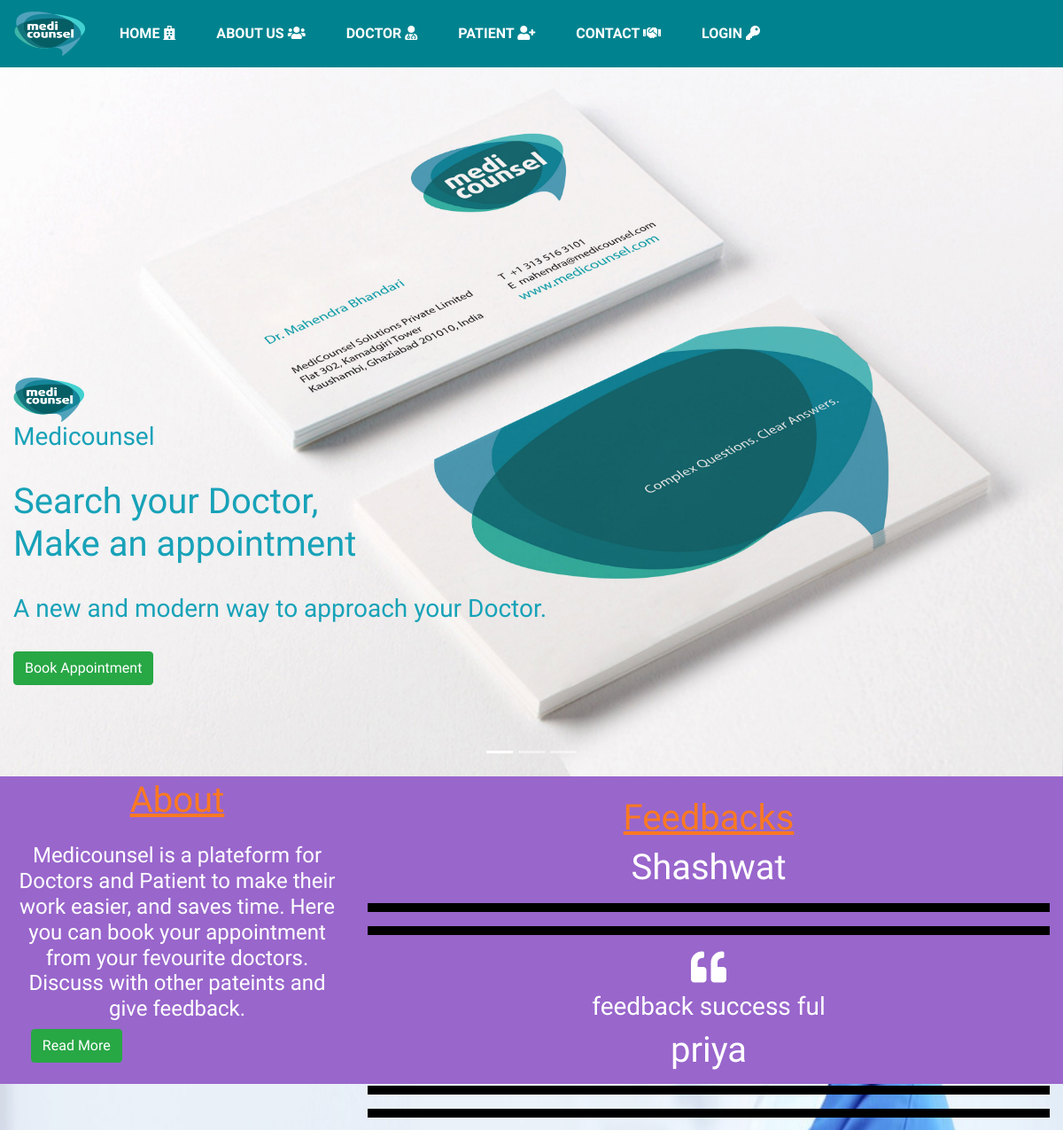
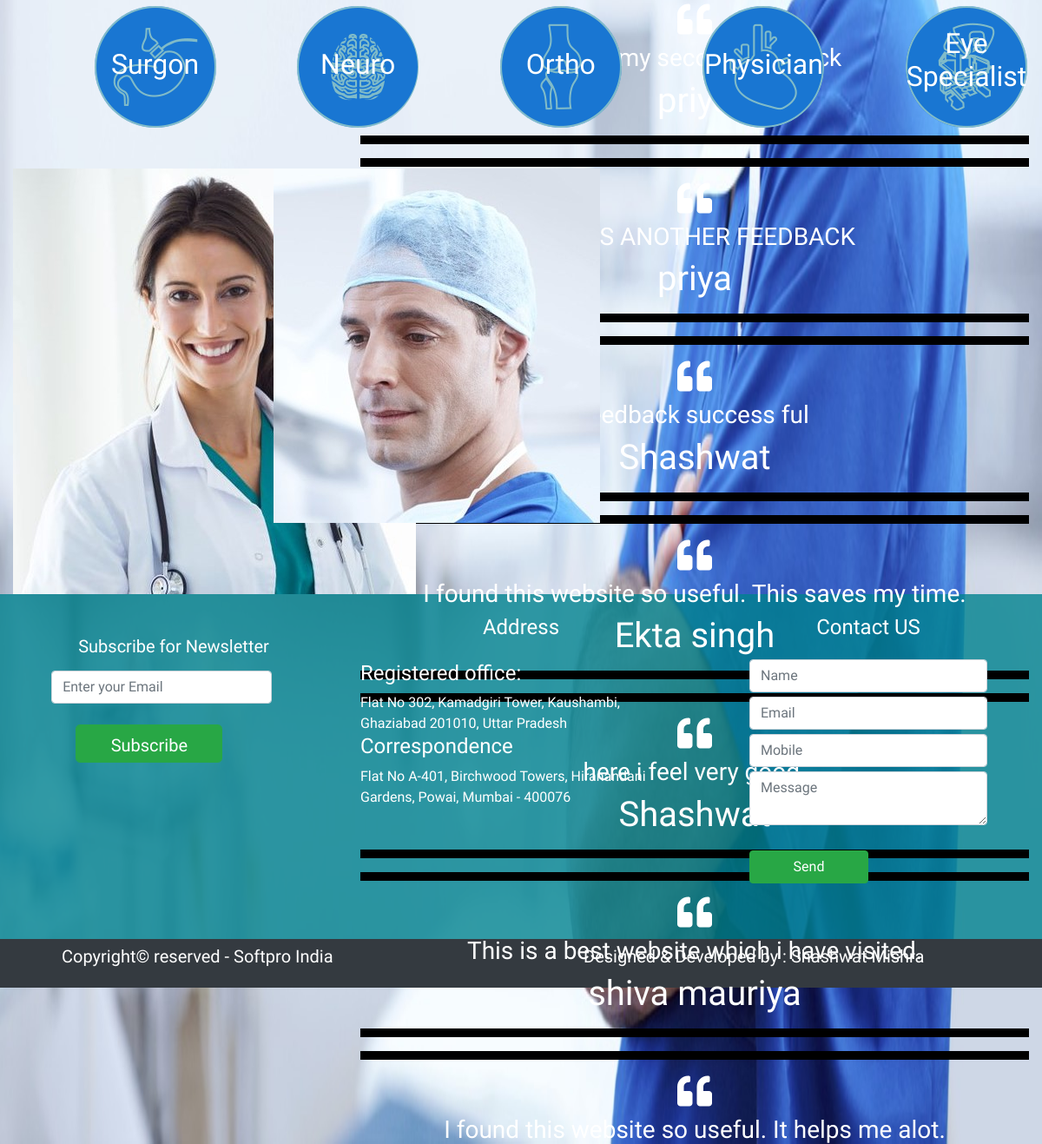
Page /test.php on the committed database (2 pictures, top to bottom).
### tables this page shows
CREATE TABLE IF NOT EXISTS `tbl_feedback` (
  `feedid` int(11) NOT NULL AUTO_INCREMENT,
  `pat_id` int(11) NOT NULL,
  `feedback` varchar(200) NOT NULL,
  `date` varchar(20) NOT NULL,
  PRIMARY KEY (`feedid`)
);

CREATE TABLE IF NOT EXISTS `tbl_patient` (
  `pat_id` int(11) NOT NULL AUTO_INCREMENT,
  `name` varchar(60) NOT NULL,
  `fname` varchar(60) NOT NULL,
  `email` varchar(30) NOT NULL,
  `password` varchar(20) NOT NULL,
  `address` varchar(150) NOT NULL,
  `mobile` varchar(13) NOT NULL,
  `pin` int(6) NOT NULL,
  `age` int(3) NOT NULL,
  `gender` varchar(6) NOT NULL,
  `date` varchar(20) NOT NULL,
  PRIMARY KEY (`pat_id`)
);

### test.php (the view, shortened to what this page needs)
<?php
include("header.php");
$query="select * from tbl_feedback";
$res=mysql_query($query);
?>
<!Doctype html>
<html>
<head>
	<link href="https://cdnjs.cloudflare.com/ajax/libs/owl-carousel/1.3.3/owl.carousel.min.css" rel="stylesheet"/>
	<link href="https://cdnjs.cloudflare.com/ajax/libs/owl-carousel/1.3.3/owl.theme.min.css" rel="stylesheet"/>
</head>
<body>
	<div class="container-fluid">
		<div class="row sliderr">
			<div id="demo" class="carousel slide" data-ride="carousel">
				<ul class="carousel-indicators">
					<li data-target="#demo" data-slide-to="0" class="active"></li>
					<li data-target="#demo" data-slide-to="1"></li>
					<li data-target="#demo" data-slide-to="2"></li>
				</ul>
				<div class="carousel-inner">
					<div class="carousel-item active">
						<img src="images/MediCounsel_BC.jpg" alt="Medicounsel" class="img-responsive">
					</div>
				</div>
			</div>
		</div>
		<div class="row slidetxt">
		<div class="col-md-12">
			<img src="images/logo.png" alt="Logo" height="50" width="80">
			<h3 class="h3 text-info">Medicounsel</h3><br/>
			<h1 class="h1 text-info">Search your Doctor,<br/>Make an appointment</h1><br/>
			<h3 class="h3 text-info">A new and modern way to approach your Doctor.</h3><br/>
			<a href="login.php" class="btn btn-success rounded joom">Book Appointment</a>
		</div>
	</div>
		<div class="row">
		<div class="about">
			<div  class="col-md-4" id="labout">
				<h1 class="text-center p-3"><u style="color:#fb7922;">About</u></h1>
				<h4 class="text-center">Medicounsel is a plateform for Doctors and Patient to make their work easier, and saves time. Here you can book your appointment from your fevourite doctors. Discuss with other pateints and give feedback.</h4>
				<a href="about.php" class="btn btn-success">Read More</a>
			</div>
			<div class="col-md-8" id="rabout">
				<h1 class="text-center"><u style="color:#fb7922;">Feedbacks</u></h1>
				<div class="feed-slider" style="height:340px;width:100%;margin-left:;">
					<?php
					while($row=mysql_fetch_array($res,MYSQL_BOTH))
					{
					?>
					<div>
					<?php
					$pid=$row['pat_id'];
					$query2="select name from tbl_patient where pat_id='$pid'";
					$res2=mysql_query($query2);
					if($row2=mysql_fetch_array($res2,MYSQL_BOTH))
					{
					?>
					<h1 class="text-center"><?php echo $row2['name'] ?></h1>
					<hr style="border:5px solid black;"/>
					<hr style="border:5px solid black;"/>
					<?php } ?>
					<h1 class="text-center"><span class="icon fa fa-quote-left"></span></h1>
					<h3 class="text-center"><?php echo $row['feedback'] ?></h3>
					</div>
					<?php
					}
					?>
				</div>
			</div>
		</div>
	</div>
		<div class="row">
		<div id="" class="col-md-12">
			<div class="specc" style="background-image:url('images/sur.png');text-align:center;"><br/><br/><h2>Surgon</h2></div>
			<div class="specc" style="background-image:url('images/neuro.png');text-align:center;" ><br/><br/><h2>Neuro</h2></div>
			<div class="specc" style="background-image:url('images/ortho.png');text-align:center;" ><br/><br/><h2>Ortho</h2></div>
			<div class="specc" style="background-image:url('images/heart (1).png');text-align:center;" ><br/><br/><h2>Physician</h2></div>
			<div class="specc" style="background-image:url('images/eye.png');text-align:center;" ><br/><h2>Eye Specialist</h2></div>
		</div>
	</div>
		<div class="row">
			<div class="col-sm-3">
				<img src="images/doc11.jpg" alt="image" class="img-responsive"/>
			</div>
			<div class="col-sm-3">
				<img src="images/bp.jpg" alt="image" class="img-responsive"/>
			</div>
			<div class="col-sm-3"></div>
			<div class="col-sm-3"></div>
		</div>
	</div>
</body>
</html>
<?php include("footer.php"); ?>

### css/style.css (style rules this page uses)
* { margin:0; padding:0; box-sizing:border-box; color:#ffffff; }
body { font-family: 'Dosis', sans-serif; font-weight: 400; background:url('../images/bg4.jpg'); background-repeat:no-repeat; background-attachment:fixed; background-size:100% 100%; }
a { color:#ffffff; font-weight:600; }
.carousel-inner img { width: 100%; height: 100%; }
.slidetxt { position:relative; top:-450px; z-index:4; }
.sliderr { position:relative; z-index:2; }
.about { margin-top:-26%; width:100%; }
.about { min-height:100px; width:100%; margin-top:-30%; background:rgb(153, 102, 204); }
#labout { height:300px; width:100%; float:left; }
#rabout { height:300px; width:100%; float:right; background:background:#00838f; margin-top:3%; }
.specc { height:140px; width:140px; border-radius:50%; background:#1976d2; float:left; display:inline-block; margin-left:8%; margin-top:5%; margin-bottom:4%; }

### rows in the picture
tbl_feedback: pat.name "Shashwat", feedback "feedback success ful"
tbl_feedback: pat.name "priya", feedback "this is my second feedback"
tbl_feedback: feedback "THIS IS ANOTHER FEEDBACK"
tbl_feedback: pat.name "priya", feedback "feedback success ful"
tbl_feedback: pat.name "Shashwat", feedback "I found this website so useful. This saves my time."
tbl_feedback: pat.name "Ekta singh", feedback "here i feel very good."
tbl_feedback: pat.name "Shashwat", feedback "This is a best website which i have visited."
tbl_feedback: pat.name "shiva mauriya", feedback "I found this website so useful. It helps me alot."
